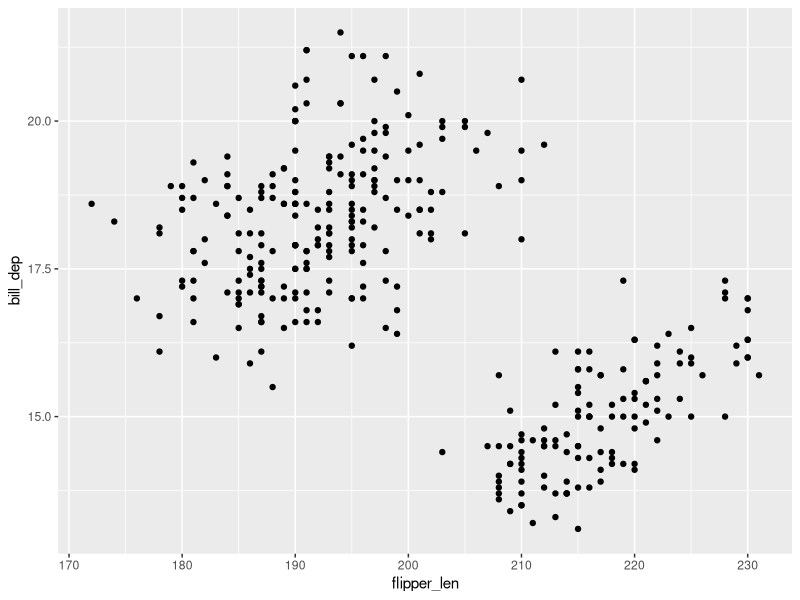
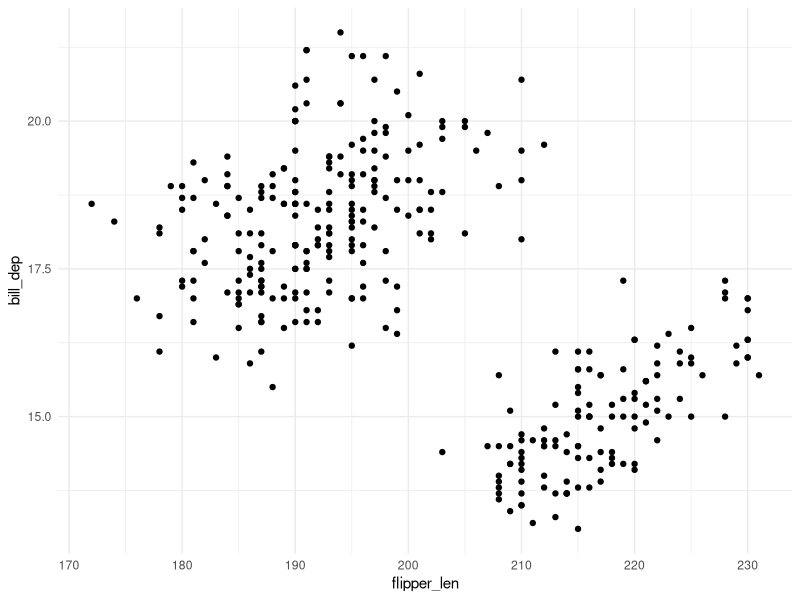

The R source for these figures, in order: (Note: this script raises an error after producing the figures.)
## ---- chunk 1
library(tidyverse)
## ---- chunk 2
#| label: regular-ggplot
ggp <- ggplot(penguins,
       aes(x = flipper_len,
           y = bill_dep)) + 
  geom_point()
ggp
## ---- chunk 3
#| label: theme-minimal
ggp + theme_minimal()
## ---- chunk 4
#| label: theme-minimal-panel-blank
ggp + theme_minimal() + theme_sub_panel(background = element_blank())
## ---- chunk 5
#| label: theme-minimal-paper-transparent
ggp + theme_minimal(paper = "transparent")
## ---- chunk 6
#| label: regular-mtcars
ggplot(mtcars, aes(x = hp, y = mpg)) + 
    geom_point() + 
    theme_minimal()
## ---- chunk 7
#| label: mtcars-paper-transparent
ggplot(mtcars, aes(x = hp, y = mpg)) + 
    geom_point() + 
    theme_minimal(paper = "transparent")
## ---- chunk 8
#| label: mtcars-so-example
ggplot(mtcars, aes(x = hp, y = mpg)) + 
    geom_point() + 
    theme_sub_panel(
        background = element_rect(fill = "transparent", colour = NA),
        grid.major = element_line(colour = "grey")
    ) + 
    theme_sub_plot(
        background = element_rect(fill = "transparent", colour = NA)
    )
## ---- chunk 9
sessioninfo::session_info()
